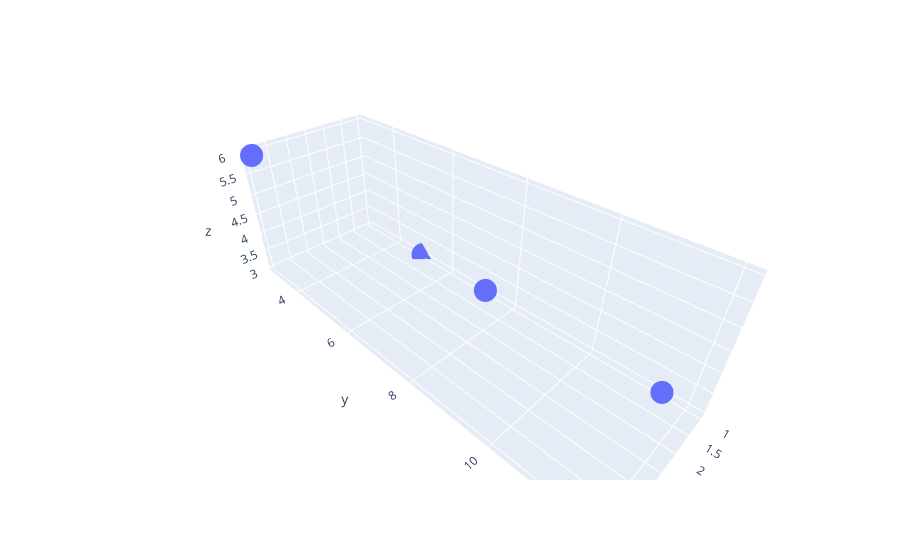

The code cell stored with this chart in its notebook:
### Code cell
#13 Create a 3D scatter plot using Plotly
x=[1,2,3,4]
y=[5,8,12,3]
z=[3,4,5,6]
fig=px.scatter_3d(x=x,y=y,z=z)
fig.show()

### Figure 1 — Plotly figure (JSON) as saved in the notebook; plotly's stock layout.template omitted (floating-point values rounded to 4 significant figures)
{"data": [{"hovertemplate": "x=%{x}<br>y=%{y}<br>z=%{z}<extra></extra>", "legendgroup": "", "marker": {"color": "#636efa", "symbol": "circle"}, "mode": "markers", "name": "", "scene": "scene", "showlegend": false, "type": "scatter3d", "x": [1, 2, 3, 4], "y": [5, 8, 12, 3], "z": [3, 4, 5, 6]}], "layout": {"legend": {"tracegroupgap": 0}, "margin": {"t": 60}, "scene": {"domain": {"x": [0, 1], "y": [0, 1]}, "xaxis": {"title": {"text": "x"}}, "yaxis": {"title": {"text": "y"}}, "zaxis": {"title": {"text": "z"}}}}}
